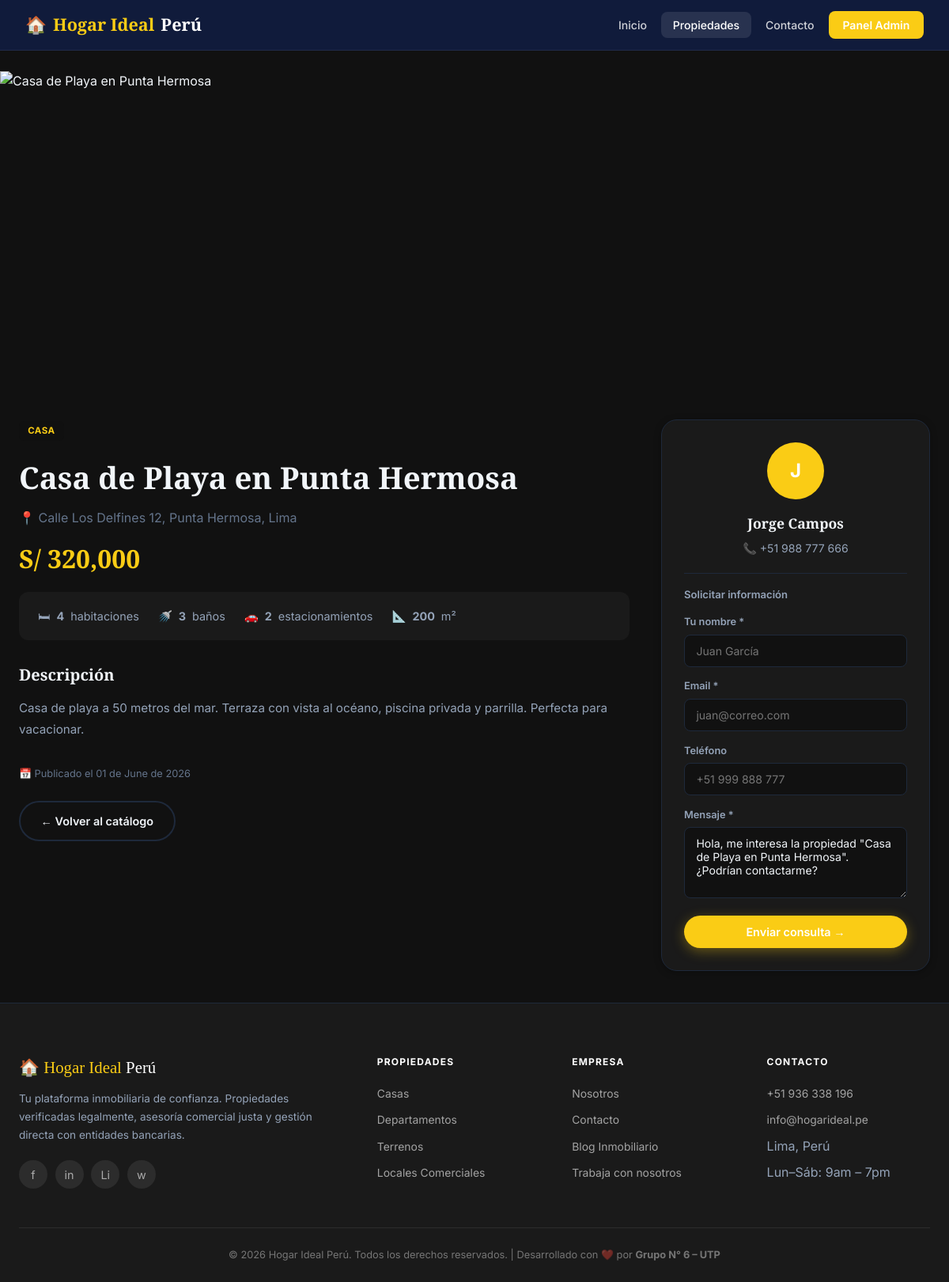
Screenshot of /public/propiedad/detalle/7 with the database file from the repository.
### tables this page shows
CREATE TABLE IF NOT EXISTS `propiedades` (
  `id`               INT UNSIGNED AUTO_INCREMENT PRIMARY KEY,
  `titulo`           VARCHAR(200)  NOT NULL,
  `descripcion`      TEXT,
  `precio`           DECIMAL(12,2) NOT NULL,
  `tipo`             ENUM('casa','departamento','terreno','local') NOT NULL DEFAULT 'casa',
  `habitaciones`     TINYINT UNSIGNED DEFAULT 0,
  `banos`            TINYINT UNSIGNED DEFAULT 0,
  `estacionamientos` TINYINT UNSIGNED DEFAULT 0,
  `metros2`          DECIMAL(8,2),
  `direccion`        VARCHAR(255),
  `imagen`           VARCHAR(255) DEFAULT 'no-imagen.jpg',
  `vendedor_id`      INT UNSIGNED,
  `activo`           TINYINT(1) DEFAULT 1,
  `destacado`        TINYINT(1) NOT NULL DEFAULT 0,
  `created_at`       TIMESTAMP DEFAULT CURRENT_TIMESTAMP,
  FOREIGN KEY (`vendedor_id`) REFERENCES `vendedores`(`id`) ON DELETE SET NULL
);

CREATE TABLE IF NOT EXISTS `vendedores` (
  `id`         INT UNSIGNED AUTO_INCREMENT PRIMARY KEY,
  `nombre`     VARCHAR(100) NOT NULL,
  `apellido`   VARCHAR(100) NOT NULL,
  `email`      VARCHAR(150) NOT NULL UNIQUE,
  `telefono`   VARCHAR(20),
  `zona`       VARCHAR(100) NULL,
  `comision`   DECIMAL(5,2) NULL DEFAULT 3.00,
  `usuario_id` INT UNSIGNED NULL,
  `foto`       VARCHAR(255) DEFAULT 'default.jpg',
  `created_at` TIMESTAMP DEFAULT CURRENT_TIMESTAMP,
  FOREIGN KEY (`usuario_id`) REFERENCES `usuarios`(`id`) ON DELETE SET NULL
);

### core/Controller.php (called while the page is built, shortened)
<?php
class Controller {
    protected function render(string $view, array $data = []): void {
        extract($data);
        $viewFile = APP_ROOT . '/app/views/' . $view . '.php';
        require_once $viewFile;
    }
}

### app/controllers/PropiedadController.php (called while the page is built, shortened)
<?php
require_once APP_ROOT . '/core/Controller.php';
require_once APP_ROOT . '/app/models/Propiedad.php';
class PropiedadController extends Controller {
    private Propiedad $propiedad;
    public function __construct() {
        $this->propiedad = new Propiedad();
    }
    public function detalle(string $id = '0'): void {
        $propiedad = $this->propiedad->detalleConVendedor((int)$id);
        $this->render('propiedades/detalle', [
            'titulo'    => $propiedad->titulo . ' – ' . APP_NAME,
            'propiedad' => $propiedad,
        ]);
    }
}

### core/App.php (called while the page is built, shortened)
<?php
class App {
    protected string $method     = 'index';
    public function __construct() {
        $url = $this->parseUrl();
        if (!empty($url[0])) {
            $controllerName = ucfirst(strtolower($url[0])) . 'Controller';
            $controllerFile = APP_ROOT . '/app/controllers/' . $controllerName . '.php';
            if (file_exists($controllerFile)) {
                unset($url[0]);
            } else {
                $this->notFound();
                return;
            }
        }
        $this->controller = new $this->controller();
        if (!empty($url[1])) {
            if (method_exists($this->controller, $url[1])) {
                $this->method = $url[1];
                unset($url[1]);
            } else {
                $this->notFound();
                return;
            }
        }
        $this->params = $url ? array_values($url) : [];
        call_user_func_array([$this->controller, $this->method], $this->params);
    }
    private function parseUrl(): array {
        if (isset($_GET['url'])) {
            $url = rtrim($_GET['url'], '/');
            $url = filter_var($url, FILTER_SANITIZE_URL);
            return explode('/', $url);
        }
        return [];
    }
}

### public/index.php (called while the page is built, shortened)
<?php
require_once APP_ROOT . '/core/Database.php';
require_once APP_ROOT . '/core/Model.php';
require_once APP_ROOT . '/core/Controller.php';
require_once APP_ROOT . '/core/App.php';
$app = new App();

### core/Database.php (called while the page is built, shortened)
<?php
class Database {
    private static ?Database $instance = null;
    private PDO $pdo;
    private function __construct() {
        $dsn = 'mysql:host=' . DB_HOST . ';dbname=' . DB_NAME . ';charset=' . DB_CHARSET;
        $options = [
            PDO::ATTR_ERRMODE            => PDO::ERRMODE_EXCEPTION,
            PDO::ATTR_DEFAULT_FETCH_MODE => PDO::FETCH_OBJ,
            PDO::ATTR_EMULATE_PREPARES   => false,
        ];
        try {
            $this->pdo = new PDO($dsn, DB_USER, DB_PASS, $options);
        } catch (PDOException $e) {
            die('<div style="font-family:sans-serif;padding:2rem;background:#fee;color:#c00;border-radius:8px">
                <h3>⚠️ Error de conexión a la base de datos</h3>
                <p>' . $e->getMessage() . '</p>
                <p>Verifica que MySQL esté corriendo en XAMPP y que la base <strong>' . DB_NAME . '</strong> exista.</p>
                </div>');
        }
    }
    public static function getInstance(): Database {
        if (self::$instance === null) {
            self::$instance = new self();
        }
        return self::$instance;
    }
    public function query(string $sql, array $params = []): PDOStatement {
        $stmt = $this->pdo->prepare($sql);
        $stmt->execute($params);
        return $stmt;
    }
}

### app/models/Propiedad.php (called while the page is built, shortened)
<?php
require_once APP_ROOT . '/core/Model.php';
class Propiedad extends Model {
    public function detalleConVendedor(int $id): object|false {
        $sql = "SELECT p.*, v.nombre AS vendedor_nombre, v.apellido AS vendedor_apellido,
                       v.telefono AS vendedor_telefono, v.email AS vendedor_email, v.foto AS vendedor_foto
                FROM propiedades p
                LEFT JOIN vendedores v ON p.vendedor_id = v.id
                WHERE p.id = ? LIMIT 1";
        return $this->rawOne($sql, [$id]);
    }
    public static function formatearPrecio(float $precio): string {
        return 'S/ ' . number_format($precio, 0, '.', ',');
    }
}

### core/Model.php (called while the page is built, shortened)
<?php
abstract class Model {
    protected Database $db;
    public function __construct() {
        $this->db = Database::getInstance();
    }
    public function rawOne(string $sql, array $params = []): object|false {
        return $this->db->query($sql, $params)->fetch();
    }
}

### app/views/propiedades/detalle.php (the view, shortened to what this page needs)
<?php $activePage = 'propiedades'; require_once APP_ROOT . '/app/views/layouts/header.php'; ?>
<div class="detail-page">
  <img class="detail-hero"
       src="<?= $propiedad->imagen !== 'no-imagen.jpg' ? UPLOAD_URL . htmlspecialchars($propiedad->imagen) : '' ?>"
       alt="<?= htmlspecialchars($propiedad->titulo) ?>"
       onerror="this.src='https://images.unsplash.com/photo-1600596542815-ffad4c1539a9?w=1400&q=80'">
  <div class="detail-body">
    <div class="detail-grid">
      <div>
        <span class="badge badge-blue" style="margin-bottom:1rem;display:inline-block">
          <?= ucfirst($propiedad->tipo) ?>
        </span>
        <h1 class="detail-title"><?= htmlspecialchars($propiedad->titulo) ?></h1>
        <p style="color:var(--text-3);margin-bottom:.8rem;display:flex;align-items:center;gap:.4rem">
          📍 <?= htmlspecialchars($propiedad->direccion ?: 'Lima, Perú') ?>
        </p>
        <p class="detail-price"><?= Propiedad::formatearPrecio((float)$propiedad->precio) ?></p>
        <div class="detail-features">
          <?php if ($propiedad->habitaciones): ?>
            <div class="detail-feat">🛏 <strong><?= $propiedad->habitaciones ?></strong> habitacione<?= $propiedad->habitaciones > 1 ? 's' : '' ?></div>
          <?php endif; ?>
          <?php if ($propiedad->banos): ?>
            <div class="detail-feat">🚿 <strong><?= $propiedad->banos ?></strong> baño<?= $propiedad->banos > 1 ? 's' : '' ?></div>
          <?php endif; ?>
          <?php if ($propiedad->estacionamientos): ?>
            <div class="detail-feat">🚗 <strong><?= $propiedad->estacionamientos ?></strong> estacionamiento<?= $propiedad->estacionamientos > 1 ? 's' : '' ?></div>
          <?php endif; ?>
          <?php if ($propiedad->metros2): ?>
            <div class="detail-feat">📐 <strong><?= (int)$propiedad->metros2 ?></strong> m²</div>
          <?php endif; ?>
        </div>
        <?php if ($propiedad->descripcion): ?>
        <div style="margin-bottom:2rem">
          <h2 style="font-family:'Playfair Display',serif;font-size:1.25rem;margin-bottom:.75rem">Descripción</h2>
          <p class="detail-desc"><?= nl2br(htmlspecialchars($propiedad->descripcion)) ?></p>
        </div>
        <?php endif; ?>
        <p style="font-size:.8rem;color:var(--text-3);margin-top:1.5rem">
          📅 Publicado el <?= date('d \d\e F \d\e Y', strtotime($propiedad->created_at)) ?>
        </p>
        <div style="margin-top:1.5rem">
          <a href="<?= BASE_URL ?>/propiedad" class="btn btn-outline" style="border-color:var(--border);color:var(--text)">
            ← Volver al catálogo
          </a>
        </div>
      </div>
      <div>
        <div class="agent-card">
          <?php if (!empty($propiedad->vendedor_nombre)): ?>
            <div class="agent-card__avatar">
              <?= strtoupper(substr($propiedad->vendedor_nombre, 0, 1)) ?>
            </div>
            <p class="agent-card__name">
              <?= htmlspecialchars($propiedad->vendedor_nombre . ' ' . $propiedad->vendedor_apellido) ?>
            </p>
            <p class="agent-card__tel">📞 <?= htmlspecialchars($propiedad->vendedor_telefono ?: 'Consultar') ?></p>
          <?php else: ?>
            <div class="agent-card__avatar">H</div>
            <p class="agent-card__name">Hogar Ideal Perú</p>
            <p class="agent-card__tel">📞 +51 936 338 196</p>
          <?php endif; ?>
          <hr style="border:none;border-top:1px solid var(--border);margin:1rem 0">
          <p style="font-size:.82rem;font-weight:600;color:var(--text-2);margin-bottom:.75rem">Solicitar información</p>
          <form class="contact-form" action="<?= BASE_URL ?>/contacto" method="POST" data-validate>
            <label>Tu nombre *</label>
            <input type="text" name="nombre" placeholder="Juan García" required>
            <label>Email *</label>
            <input type="email" name="email" placeholder="juan@correo.com" required>
            <label>Teléfono</label>
            <input type="tel" name="telefono" placeholder="+51 999 888 777">
            <label>Mensaje *</label>
            <textarea name="mensaje" required>Hola, me interesa la propiedad "<?= htmlspecialchars($propiedad->titulo) ?>". ¿Podrían contactarme?</textarea>
            <button type="submit" class="btn btn-primary" style="width:100%;margin-top:.9rem;justify-content:center">
              Enviar consulta →
            </button>
          </form>
        </div>
      </div>
    </div>
  </div>
</div>
<?php require_once APP_ROOT . '/app/views/layouts/footer.php'; ?>

### public/css/app.css (style rules this page uses)
:root { --primary: #FACC15; --primary-dark: #ca8a04; --primary-light: #fef08a; --accent: #FACC15; --accent-light: #FDE047; --accent-dark: #a16207; --bg: #111111; --bg-alt: #1a1a1a; --card: #1a1a1a; --text: #f1f5f9; --text-2: #94a3b8; --text-3: #64748b; --border: #1e293b; --shadow-sm: 0 2px 10px rgba(0,0,0,.3); --shadow: 0 6px 20px rgba(0,0,0,.45); --shadow-lg: 0 16px 48px rgba(0,0,0,.6); --radius: 12px; --radius-lg: 20px; --transition: .3s cubic-bezier(.4,0,.2,1); --sidebar-bg: #111111; --sidebar-width: 260px; }
*, *::before, *::after { box-sizing: border-box; margin: 0; padding: 0; }
html { scroll-behavior: smooth; }
body { font-family: 'Inter', sans-serif; background: var(--bg); color: var(--text); line-height: 1.6; transition: background var(--transition), color var(--transition); }
img { max-width: 100%; display: block; }
a { text-decoration: none; color: inherit; }
.btn { display: inline-flex; align-items: center; gap: .45rem; padding: .75rem 1.6rem; border-radius: 50px; font-family: 'Inter', sans-serif; font-size: .9rem; font-weight: 600; border: none; cursor: pointer; transition: all var(--transition); text-decoration: none; }
.btn-primary { background: var(--accent); color: #fff; box-shadow: 0 4px 16px rgba(250,204,21,.35); }
.btn-outline { background: transparent; color: #fff; border: 2px solid rgba(255,255,255,.5); }
.detail-page { padding-top: 90px; }
.detail-hero { width: 100%; height: clamp(300px, 50vh, 520px); object-fit: cover; border-radius: 0 0 var(--radius-lg) var(--radius-lg); display: block; }
.detail-body { max-width: 1200px; margin: 0 auto; padding: 2.5rem 1.5rem; }
.detail-grid { display: grid; grid-template-columns: 1fr 340px; gap: 2.5rem; align-items: start; }
.detail-title { font-family: 'Playfair Display', serif; font-size: clamp(1.6rem, 4vw, 2.4rem); font-weight: 700; margin-bottom: .5rem; }
.detail-price { font-family: 'Playfair Display', serif; font-size: 2rem; color: var(--accent); font-weight: 700; margin-bottom: 1rem; }
.detail-features { display: flex; gap: 1.5rem; flex-wrap: wrap; background: var(--bg-alt); border-radius: var(--radius); padding: 1.2rem 1.5rem; margin-bottom: 1.75rem; }
.detail-feat { display: flex; align-items: center; gap: .5rem; font-size: .9rem; color: var(--text-2); }
.detail-desc { color: var(--text-2); line-height: 1.8; font-size: .95rem; }
.agent-card { background: var(--card); border-radius: var(--radius-lg); padding: 1.75rem; border: 1px solid var(--border); box-shadow: var(--shadow-sm); position: sticky; top: 90px; }
.agent-card__avatar { width: 72px; height: 72px; border-radius: 50%; background: linear-gradient(135deg, var(--accent), var(--primary)); display: flex; align-items: center; justify-content: center; color: #fff; font-weight: 700; font-size: 1.5rem; margin: 0 auto 1rem; }
.agent-card__name { font-family: 'Playfair Display', serif; font-size: 1.1rem; text-align: center; font-weight: 600; }
.agent-card__tel { text-align: center; color: var(--text-2); font-size: .88rem; margin: .4rem 0 1.25rem; }
.contact-form label { display: block; font-size: .8rem; font-weight: 600; color: var(--text-2); margin-bottom: .3rem; margin-top: .9rem; }
.contact-form input, .contact-form textarea { width: 100%; padding: .7rem .9rem; border: 1px solid var(--border); border-radius: 8px; background: var(--bg); color: var(--text); font-family: 'Inter', sans-serif; font-size: .88rem; transition: border var(--transition); }
.contact-form textarea { resize: vertical; height: 90px; }
.badge { display: inline-block; padding: .2rem .7rem; border-radius: 6px; font-size: .72rem; font-weight: 700; text-transform: uppercase; letter-spacing: .04em; }
.badge-blue { background: rgba(17,17,17,.1); color: var(--primary); }

### rows the page displays
propiedades: tipo "CASA", titulo "Casa de Playa en Punta Hermosa", direccion "Calle Los Delfines 12, Punta Hermosa, Lima", precio "S/ 320,000", habitaciones "4", banos "3", estacionamientos "2", metros2 "200", descripcion "Casa de playa a 50 metros del mar. Terraza con vista al océano, piscina privada y parrilla. Perfecta para vacacionar.", created_at "01 de June de 2026", vendedor.nombre "J", vendedor.apellido "Jorge Campos", vendedor.telefono "+51 988 777 666", mensaje "Hola, me interesa la propiedad \"Casa de Playa en Punta Hermosa\". ¿Podrían contactarme?"

### other values shown
APP_NAME "Hogar Ideal Perú"
